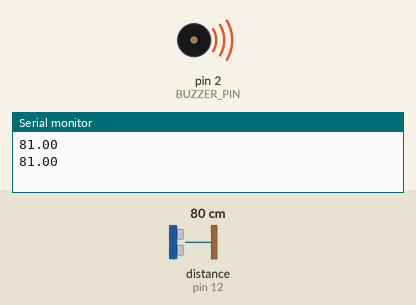
Recording of a sketch running on a simulated Arduino Uno, built with avr-gcc and run on an emulated ATmega328P. Parts: buzzer (waves = sounding), the last lines printed to the serial monitor. Inputs (shaded band) come from the test bench; at power-on: distance to the obstacle (sensor on pin 12) 80 cm. The echo pulse lasts 58.3 µs per cm.

Above: at 0.96 s.
1.7 s: distance to the obstacle (sensor on pin 12) set to 2 cm
At 1.71 s:
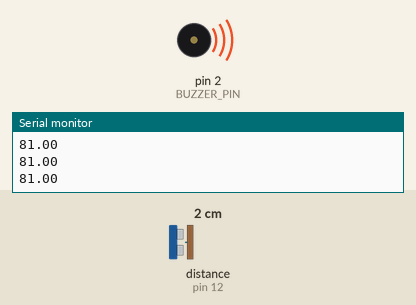
At 2.2 s:
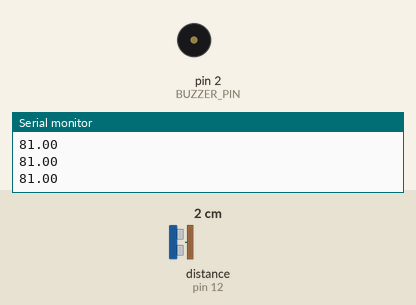
5.3 s: distance to the obstacle (sensor on pin 12) set to 8 cm
8.8 s: distance to the obstacle (sensor on pin 12) set to 11 cm
Timing chart, 0 to 18.3 s (numbered marks = the images above; inputs shaded):
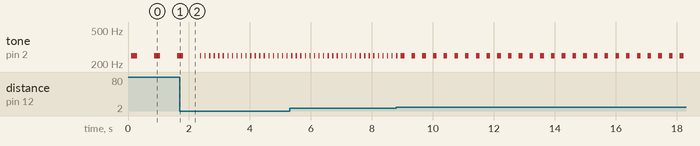

The sketch:

smart_radar.ino
```cpp
#include <NewPing.h>
#define TRIGGER_PIN 13
#define ECHO_PIN 12
#define MAX_DISTANCE 400
#define BUZZER_PIN 2

NewPing sonar(TRIGGER_PIN, ECHO_PIN, MAX_DISTANCE);
float distance;

// Kendi ses fonksiyonumuz (tone yerine bunu kullanacağız)
void bip(int pin, int frekans, int sure) {
  long bekleme = 1000000 / frekans / 2; // Mikrosaniye cinsinden hesaplama
  long dongu = (long)sure * 1000 / (bekleme * 2);
  for (long i = 0; i < dongu; i++) {
    digitalWrite(pin, HIGH);
    delayMicroseconds(bekleme);
    digitalWrite(pin, LOW);
    delayMicroseconds(bekleme);
  }
}

void setup() {
  Serial.begin(9600);
  pinMode(BUZZER_PIN, OUTPUT);
}

void loop() {
  delay(50); // Sensörün kararlı çalışması için kısa bir bekleme
  distance = sonar.ping_cm();
  Serial.println(distance);

  if (distance > 20) {
    bip(BUZZER_PIN, 250, 200); // Pin, Frekans, Süre(ms)
    delay(500);
  }
  else if (distance <= 20 && distance >= 10) {
    bip(BUZZER_PIN, 250, 100);
    delay(200);
  }
  else if (distance > 0 && distance < 10) {
    bip(BUZZER_PIN, 250, 50);
    delay(50);
  }
}
```

Measured:
- by itself, tone on pin 2 (BUZZER_PIN): repeats every 0.35 s: 250 Hz 0.12 s, silent 0.23 s
